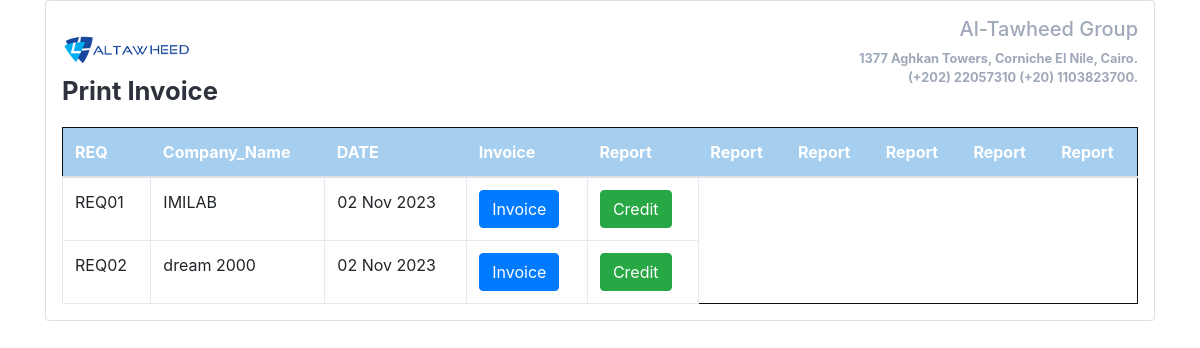
Before: /print/ with the older database file.
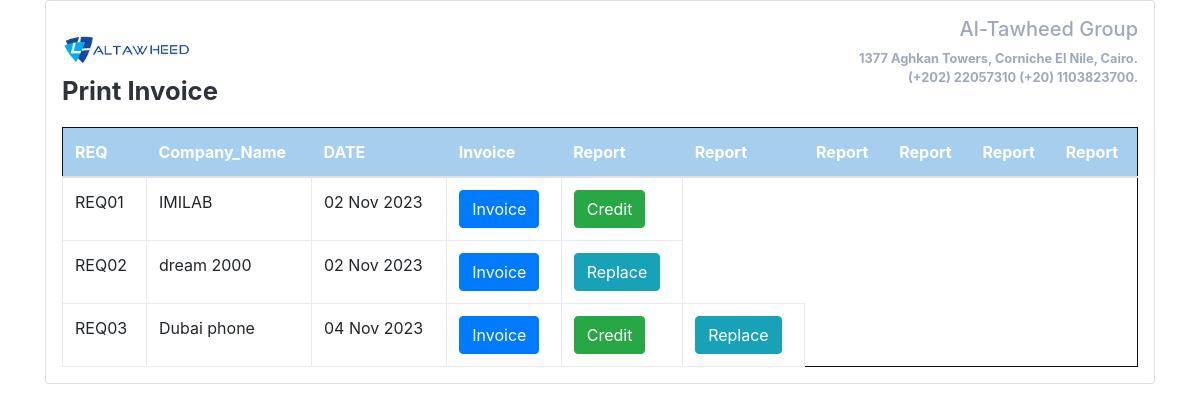
After: the same page with the newer database file.
### Technical/models.py (models this page shows, shortened)
class Request(models.Model):
    status=models.CharField(_("Req_Status"), max_length=50,choices=ORDER_STATUS,default=ORDER_STATUS[0])
    client=models.CharField(_("client_kind"), max_length=50,choices=CLIENT_kind,default=ORDER_STATUS[0])
    End_User = models.ForeignKey(End_User, on_delete=models.SET_NULL,null=True,blank=True,verbose_name=_('Client_Name'),related_name='Request_client')
    Vendor = models.ForeignKey(Vendor, on_delete=models.PROTECT,verbose_name=_('Vendor'),related_name='Request_Vendor')
    received_date=models.DateField(_("Received_Date"),default=timezone.now)
    note=models.CharField(_("Note"), max_length=50,default='No_Note')
    def __str__(self):
        return f"REQ0{str(self.id)}"

class Vendor(models.Model):
    name=models.CharField(_("company"), max_length=100,unique=True)
    logo=models.ImageField(_("Logo"), upload_to='Vendor',null=True,blank=True)
    note=models.CharField(_("Note"), max_length=50,default='No Note')
    def __str__(self):
        return str(self.name)

class Action_Detail(models.Model)  :
    request=models.ForeignKey(Request, on_delete=models.PROTECT,verbose_name=_('Request'),related_name='request_Action_Detail')
    product=models.ForeignKey(Product, on_delete=models.PROTECT,verbose_name=_('Product'),related_name='Action_Detail_Product')
    serial_out=models.CharField(_("S.N_Out"), max_length=50)
    action=models.ForeignKey(Action, on_delete=models.PROTECT,verbose_name='Action',related_name='Action_name')
    detail=models.CharField(_("Detail"),max_length=300,default='Write Action Detail')
    delivery_date=models.DateField(_("Delivery_Date"),null=True,blank=True)
    technician=models.ForeignKey(Technician, on_delete=models.PROTECT,verbose_name='Technician',related_name='Action_Technician')
    cost=models.IntegerField(_("Cost"),default=0)
    ref=models.CharField(_("REF_NUM"), max_length=25,default='No_Ref')
    note=models.CharField(_("Note"), max_length=50,default='No Note')

### Technical/views.py (the view)
# urls.py: path('print/', views.print,name='print'),
def print(request):
    requests=Request.objects.all()
    context={"objects":requests,}
    return render(request, "print.html",context)

### Technical/templates/print.html (shortened to what this page needs)
{% load static %}
<!DOCTYPE html>
<html lang="en, id"  >
  <head>
    <link rel="stylesheet" href="{% static 'css/Technical_Report.css' %}">
    <link rel="stylesheet" href="https://cdn.jsdelivr.net/npm/bootstrap@4.5.3/dist/css/bootstrap.min.css">
  </head>
  <body >
    <div class="container">
      <div class="row gutters">
          <div class="col-xl-12 col-lg-12 col-md-12 col-sm-12 col-12">
            <div class="card">
              <div class="card-body p-0">
                <div class="invoice-container">
                  <div class="invoice-header">
                    <div class="row gutters">
                      <div class="col-xl-6 col-lg-6 col-md-6 col-sm-6">
                        <a href="#" class="invoice-logo">
                          <img src="/static/logo.png" data-holder-rendered="true" /><br>
                          Print Invoice
                        </a>
                      </div>
                      <div class="col-lg-6 col-md-6 col-sm-6">
                        <address class="text-right" style="font-weight: bold;">
                          <h5>Al-Tawheed Group</h5>
                          1377 Aghkan Towers, Corniche El Nile, Cairo.<br>
                          (+202) 22057310 (+20) 1103823700.<br>
                        </address>
                      </div>
                    </div>
                  <div class="invoice-body">
                    <div class="row gutters">
                      <div class="col-lg-12 col-md-12 col-sm-12">
                        <div class="table-responsive">
                          <table class="table custom-table m-0">
                            <thead>
                              <tr>
                                <th> REQ</th>
                                <th>Company_Name</th>
                                <th>DATE</th>
                                <th>Invoice</th>
                                <th>Report</th>
                                <th>Report</th>
                                <th>Report</th>
                                <th>Report</th>
                                <th>Report</th>
                                <th>Report</th>
                              </tr>
                            </thead>
                            <tbody>
                              {% for item in objects %}
                              <tr>
                                <td>
                                  {{item}}
                                </td>
                                <td>{{item.Vendor}}</td>
                                <td>{{item.received_date|date:'d M Y'}}</td>
                                <td><a href="{% url 'invoice' item.id %}"><button type="button" class="btn btn-primary">Invoice</button></a></td>
                                {% for print in item.request_Action_Detail.all %}
                                    {% if print.action.name == "Credit_Note" %}
                                    <td><a href="{% url 'credit_note' item.id %}"><button type="button" class="btn btn-success">Credit</button></a></td>
                                    {% elif print.action.name == "Replacement" %}
                                    <td> <a href="{% url 'replacement' item.id %}"><button type="button" class="btn btn-info">Replace</button></a></td>
                                    {% endif %}
                                {% endfor %}
                              </tr>
                              {% endfor %}
                            </tbody>
                          </table>
                        </div>
                      </div>
                    </div>
                  </div>
                </div>
              </div>
            </div>
          </div>
        </div>
      </div>
  </body>
</html>

Changed rows visible on the page:
changed Action_Detail (number 2 of 4 on the later page): action_id "Credit" → "Replace"
added Request: id "REQ03", Vendor "Dubai phone", received_date "04 Nov 2023"
added Action_Detail: shows "Credit", shown under "REQ03"
added Action_Detail: shows "Replace", shown under "REQ03"
